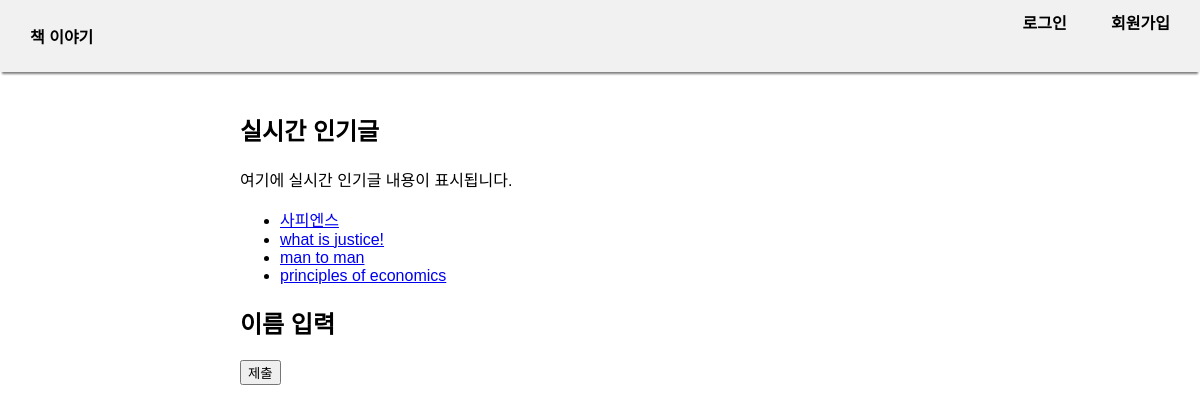
/book/, run on the app's committed database.
### book/models.py (models this page shows, shortened)
class bookT(models.Model):
    book_Title = models.CharField(max_length=200)
    pub_date = models.DateTimeField("date published")

### book/views.py (the view)
# urls.py: path('', views.index, name='index'),
def index(request):
    book_title_list=bookT.objects.all()
    context={
        'book_title_list' : book_title_list,
    }
    return render(request,'book/index.html',context)

### book/templates/book/index.html (shortened to what this page needs)
 <!DOCTYPE html>
 <html>
 <head>
 </head>
 <body>
     <div class="navbar">
         <a href="{% url 'index' %}">책 이야기</a>
         <div>
             <a href="{% url 'login' %}">로그인</a>
             <a href="{% url 'signup' %}">회원가입</a>
         </div>
     </div>
     <div class="main-content">
         <h2>실시간 인기글</h2>
         <p>여기에 실시간 인기글 내용이 표시됩니다.</p>
         {%if book_title_list%}
        <ul>
        {%for title in book_title_list%}   {%comment%} 디비에 있는 책들의 값을 불러오는 것  {%endcomment%}
            <li><a href="/book/{{ title.id }}/">{{ title.book_Title }}</a></li>
        {%endfor%}
        </ul>
        {%else%}
        <p>no book title</p>
        {%endif%}
        <h2>이름 입력</h2>
        <form method="post" >
            <button type="submit">제출</button>
        </form>
     </div>
 </body>
 </html>

### book/templates/book/index.html (style rules this page uses)
body { font-family: Arial, sans-serif; margin: 0; padding: 0; }
.navbar { display: flex; justify-content: space-between; background-color: #f1f1f1; padding: 10px; box-shadow: 0 4px 2px -2px gray; }
.navbar a { text-decoration: none; color: black; padding: 14px 20px; font-weight: bold; }
.main-content { margin-left: 220px; padding: 20px; }

### data on the page
bookT: book_Title "사피엔스"
bookT: book_Title "what is justice!"
bookT: book_Title "man to man"
bookT: book_Title "principles of economics"
